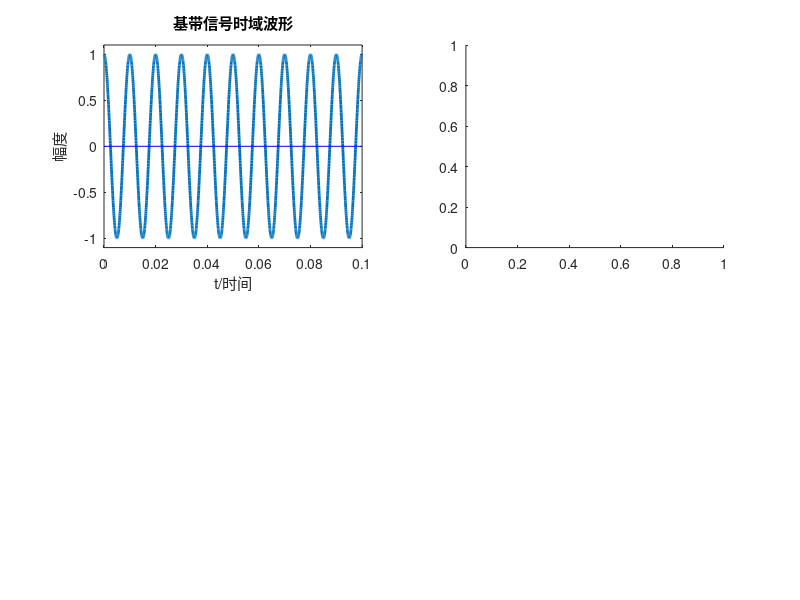

MATLAB code for this plot: (Note: this script raises an error after producing the figure.)
close all;clear;clc;

% 调制信号
fm = 100;                        % 基带信号频率
T = 2;                           % 信号持续时间
fs = 20000;                      % 采样频率
dt = 1 / fs;                     % 采样间隔
N = T / dt;                      % 采样点数
t = (0 : N-1) * dt;              % 采样点的时间序列

figure(1);
%% 调制信号时域波形
subplot(2, 2, 1);
Am = 1;                          % 基带信号幅度
mt = Am * cos(2 * pi * fm * t);  % 基带信号
plot(t, mt, "LineWidth", 2);
xlabel("t/时间"); ylabel("幅度"); title("基带信号时域波形");
axis([0, 0.1, -1.1, 1.1]);
line([0, 0.1], [0, 0], "color", "b");

%% 调制信号频域波形
subplot(2, 2, 2);
[mf, msf] = T2F(t, mt);          % 傅里叶变换
plot(mf, abs(msf), "LineWidth", 2);
xlabel("f/Hz"); ylabel("幅度/H(f)"); title("基带信号频谱");
axis([-150 150 -inf inf]);


% 载波信号
%% 载波信号时域波形
subplot(2, 2, 3);
fc = 1000;                       % 载波频率
carrier = cos(2 * pi * fc * t);
plot(t, carrier, "r", "LineWidth", 2);
xlabel("t/时间"); ylabel("幅度"); title("载波信号");
axis([0, 0.01, -1.1, 1.1]);
line([0, 0.01], [0, 0], "color", "b");

%% 载波信号频域波形
subplot(2, 2, 4);
[mf, msf] = T2F(t, carrier);
plot(mf, abs(msf), "r", "LineWidth", 2);
xlabel("f/Hz"); ylabel("幅度/H(f)"); title("载波信号频谱");
axis([-1500 1500 -inf inf]);


% SSB信号

figure(2);
%% DSB信号时域波形
dsb = mt .* carrier;
subplot(2, 2, 1);
plot(t, dsb, "LineWidth", 2);    % DSB调制信号
xlabel("t/时间"); ylabel("幅度"); title("DSB调制信号");
axis([0, 0.02, -3.1, 3.1]);
line([0, 0.02], [0, 0], "color", "b", "Linewidth", 2);

%% DSB信号频域波形
[mf, msf] = T2F(t, dsb);
subplot(2, 2, 2);
plot(mf, abs(msf), "Linewidth", 2);
xlabel("f/Hz"); ylabel("幅度/H(f)"); title("DSB信号频域波形");
axis([-1500 1500 -inf inf]);

%% SSB信号时域波形
[t, ssb] = lpf(mf, msf, fc);
SNR = 18;                        % 加噪声
ssb = awgn(ssb, SNR, "measured");
subplot(2, 2, 3);
plot(t, 2 * ssb, "LineWidth", 2);
xlabel("t/时间"); ylabel("幅度"); title("SSB信号时域波形");
axis([0 0.01 -1.1 1.1]);
line([0, 0.01], [0, 0], "color", "b", "Linewidth", 2);

%% SSB信号频域波形
[mf, msf] = T2F(t, ssb);
subplot(2, 2, 4);
plot(mf, abs(msf), "Linewidth", 2);
xlabel("f/Hz"); ylabel("幅度/H(f)"); title("DSB信号频域波形");
axis([-1500 1500 -inf inf]);

% 相干解调
figure(3);

st = ssb .* carrier;
subplot(2, 2, 1);
plot(t, st, "Linewidth", 2);
xlabel("t/时间"); ylabel("幅度"); title("已调信号与载波信号相乘");
axis([0 0.02 -1.5 1.5]);
line([0, 0.02], [0, 0], "color", "b", "Linewidth", 2);

[f, sf] = T2F(t, st);
subplot(2, 2, 2);
plot(f, sf, "Linewidth", 2);
xlabel("f/Hz"); ylabel("幅度/H(f)"); title("已调信号与载波信号相乘的频谱");
axis([-2500 2500 -inf inf]);


% 解调信号
[t, st] = lpf(f, sf, 2 * fm);    % 低通滤波
subplot(2, 2, 3);
plot(t, 2 * st, "Linewidth", 2);
xlabel("t/时间"); ylabel("幅度"); title("相干解调信号波形");
axis([0 0.1 -1.1 1.1]);
line([0, 0.1], [0, 0], "color", "b", "Linewidth", 2);

subplot(2, 2, 4);
plot(t, mt, "r", "Linewidth", 2);
xlabel("t/时间"); ylabel("幅度"); title("原始基带信号");
axis([0 0.1 -1.1 1.1]);
line([0, 0.1], [0, 0], "color", "b", "Linewidth", 2);